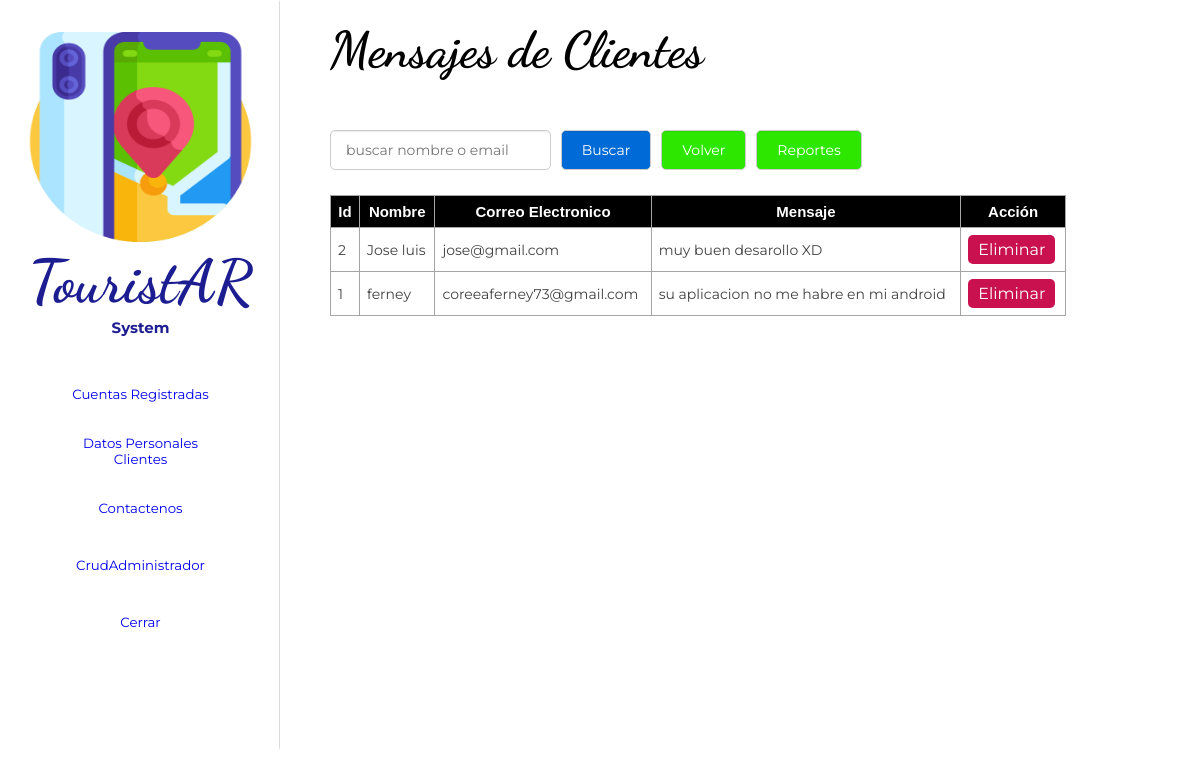
Screenshot of /crudcontactenos/index.php with the database file from the repository.
### tables this page shows
CREATE TABLE `contactenos` (
  `id_contactenos` int(11) NOT NULL,
  `nombre` varchar(30) NOT NULL,
  `correo` varchar(50) NOT NULL,
  `mensaje` varchar(1000) NOT NULL
);

### crudcontactenos/index.php (the view, shortened to what this page needs)
<?php
	include_once 'conexion.php';
	$sentencia_select=$con->prepare('SELECT *FROM contactenos ORDER BY id_contactenos DESC');
	$sentencia_select->execute();
	$resultado=$sentencia_select->fetchAll();
?>
<!DOCTYPE html>
<html lang="es">
	<head>
		<link rel="stylesheet" href="../crudcontactenos/csss/estilo_contac.css">
	</head>
	<body>
        <div class="section-uno">
			<div id="sidebar">
				<div class="menu">
					<div class="botones">
						<center>
							<img src="../img/iconos/mapa.png" alt="">
							<h1>TouristAR</h1>
							<h4>System</h4>
	                        <br><br>
							<button><a href="../crudusuario/index.php">Cuentas Registradas</a></button>
							<br><br>
							<button><a href="../cruddatos/index.php">Datos Personales <br> Clientes</a></button>
							<br><br>
							<button><a href="../crudcontactenos/index.php">Contactenos</a></button>
							<br><br>
							<button><a href="../crudadmin/index.php">CrudAdministrador</a></button>
							<br><br>
							<button><a href="desconectar.php">Cerrar</a></button>
						</center>
					</div>
				</div>
			</div>
			<div class="contenido">
				<div class="conten-tablas">
					<div class="contenedor">
						<h2>Mensajes de Clientes</h2>
						<div class="barra__buscador">
							<form action="" class="formulario" method="post">
								<input type="text" name="buscar" placeholder="buscar nombre o email"
								value="<?php if(isset($buscar_text)) echo $buscar_text; ?>" class="input__text">
								<input type="submit" class="btn" name="btn_buscar" value="Buscar">
								<a href="../Loginnn/admin.php" class="btn btn__nuevo">Volver</a>
								<a href="../crudcontactenos/reportes.php" class="btn btn__nuevo">Reportes</a>
							</form>
						</div>
						<table>
							<tr class="head">
								<td>Id</td>
								<td>Nombre</td>
								<td>Correo Electronico</td>
								<td>Mensaje</td>
								<td colspan="2">Acción</td>
							</tr>
							<?php foreach($resultado as $fila):?>
							<tr>
								<td><?php echo $fila['id_contactenos'];?></td>
								<td><?php echo $fila['nombre'];?></td>
								<td><?php echo $fila['correo']; ?></td>
								<td><?php echo $fila['mensaje']; ?></td>
								<td><a href="delete.php?id_contactenos=<?php echo $fila['id_contactenos']; ?>" class="btn__delete">Eliminar</a></td>
							</tr>
							<?php endforeach ?>
						</table>
					</div>
				</div>
			</div>
		</div>
	</body>
</html>

### crudcontactenos/csss/estilo_contac.css (style rules this page uses)
* { margin: 0; box-sizing: border-box; font-family: 'Montserrat', sans-serif; }
:root { --sidebar-width: 280px; }
.section-uno { width: 100%; height: 530px; position: relative; }
#sidebar { width: var(--sidebar-width); height: 100vh; position: fixed; overflow: auto; }
.menu { height: 750px; background-color: white; border: 2px solid white; border-right: 1px solid rgb(219, 219, 219); }
.botones { margin: 30px 10px; }
img { width: 90%; height: 210px; }
button { width: 190px; height: 38px; border-radius: 5px; border: none; background-color: white; color: black; }
h1 { font-family: 'Dancing Script', cursive; font-size: 60px; color: rgb(29, 29, 146); }
h4 { font-size: 15px; color: rgb(29, 29, 146); }
.contenido { height: 1000px; background-position: center center; margin-left: var(--sidebar-width); top: var(--nav-height); position: relative; }
.conten-tablas { width: 100%; height: 1000px; }
.contenedor { width: 80%; margin-left: 50px; max-width: 1000px; overflow: hidden; }
h2 { margin-top: 20px; font-size: 50px; color: black; font-family: 'Dancing Script', cursive; }
a { text-decoration: none; }
.barra__buscador { width: 100%; margin-top: 50px; margin-bottom: 10px; }
.formulario { display: flex; width: 100%; overflow: hidden; }
form .input__text { width: 100%; border: 1px solid #ccc; border-radius: 5px; box-shadow: 0 1px 1px rgba(0, 0, 0, 0.075) inset; color: #848688; display: block; font-size: 14px; margin-bottom: 15px; padding: 10px 15px; max-width: 30%; margin-right: 10px; outline: medium none; }
form .btn { border: 1px solid #ccc; border-radius: 5px; box-shadow: 0 1px 1px rgba(0, 0, 0, 0.075) inset; color: #fff; display: block; font-size: 14px; background: rgb(0, 107, 214); margin-bottom: 15px; padding: 10px 20px; margin-right: 10px; outline: medium none; cursor: pointer; }
.btn__nuevo { float: right; background: #2ee700!important; }
table { width: 100%; border-collapse: collapse; }
table .head { background: rgb(0, 0, 0); }
table .head td { color: #fff; font-family: 'Arial',sans-serif; font-weight: bold; font-size: 15px; text-align: center; }
table tr td { border:1px solid rgb(165, 165, 165); padding: 7px; font-size: 14px; color: rgb(65, 65, 65); }
.btn__delete { display: inline-block; font-size: 16px; background: #c8114e; color: #fff; border-radius: 5px; padding: 5px 10px; }

### rows the page displays
contactenos: id_contactenos "2", nombre "Jose luis", correo "jose@gmail.com", mensaje "muy buen desarollo XD"
contactenos: id_contactenos "1", nombre "ferney", correo "coreeaferney73@gmail.com", mensaje "su aplicacion no me habre en mi android"
